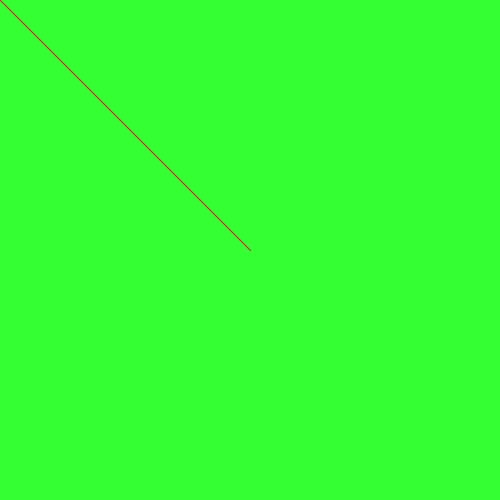
Frame 1 (no input)
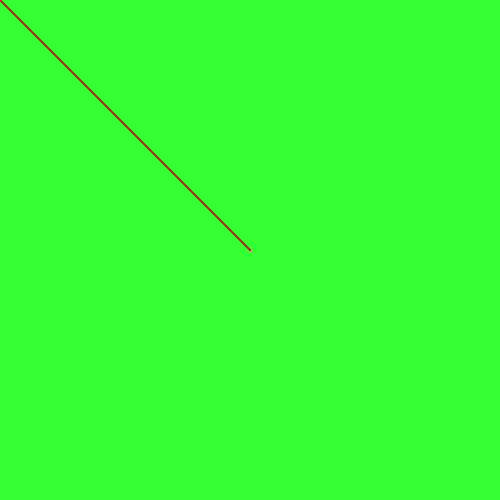
Frame 60 (the mouse pressed at the canvas centre just before this capture)
Frame 120 (the mouse held since frame 60 and released just before this capture): identical to frame 60, image omitted

The Processing sketch that drew these frames (run headless with seeded random() and noise(); from frame 60 on, the mouse is pressed at the canvas centre):

// Processing sketch: processing_148013
// ── processing_148013.pde

void setup() {
       size(500, 500);
       stroke(#ff0033);
       background(#33ff33);
     } 

     void draw() {
       line(250, 250, mouseX, mouseY);
     }
  
   void mousePressed() {
       background(#9933ff);
     }
